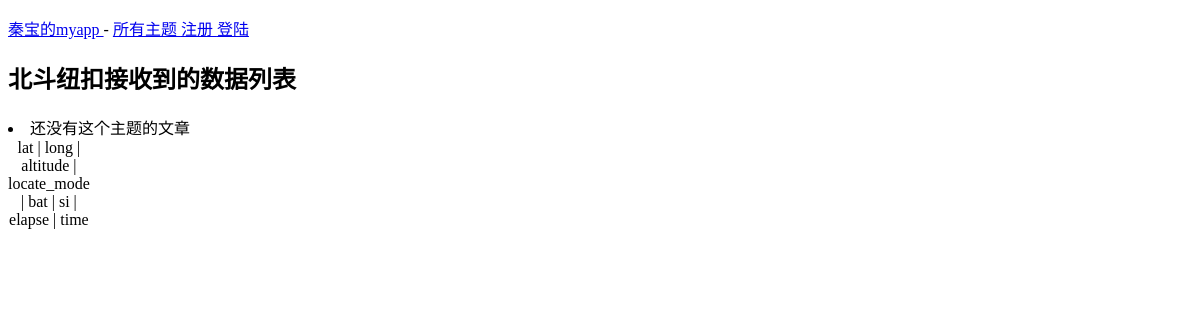
Before: /bdnk_data_list with the older database file.
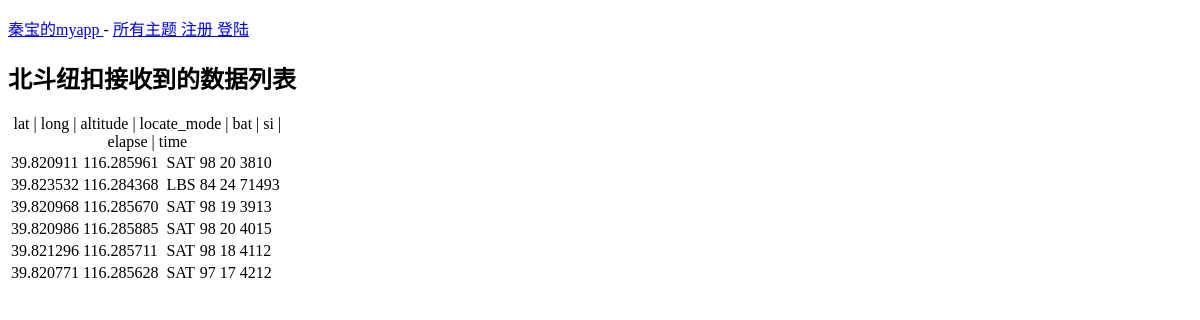
After: the same page with the newer database file.
### myapp/models.py (models this page shows, shortened)
class BdnkData(models.Model):
    sn = models.CharField(max_length=20,default='')
    imei = models.CharField(max_length=20,default='')
    lat = models.CharField(max_length=20,default='')
    long = models.CharField(max_length=20,default='')
    altitude = models.CharField(max_length=20,default='')
    locate_mode = models.CharField(max_length=20,default='')
    bat = models.CharField(max_length=20,default='')
    si = models.CharField(max_length=20,default='')
    elapse = models.CharField(max_length=30,default='')
    time = models.CharField(max_length=30,default='')

### myapp/views.py (the view)
# urls.py: re_path(r'^bdnk_data_list$', views.bdnk_data_list, name = 'bdnk_data_list'),
def bdnk_data_list(request):
    bdnk_datas = BdnkData.objects.all()
    context = {'bdnk_datas':bdnk_datas}
    return render(request, 'myapp/bdnk_data_list.html', context)

### myapp/templates/myapp/bdnk_data_list.html (shortened to what this page needs)
<!DOCTYPE html>
<html lang="en">
<head>
</head>
<body>
    {% extends 'myapp/base.html' %}
    {% block content111 %}
    <h2>北斗纽扣接收到的数据列表</h2>
    <table border="0">
        <caption>lat  |  long  |    altitude  |   locate_mode  |  bat  |  si  |  elapse    |   time </caption>
        {% for bdnkitem in bdnk_datas %}
            <tr>
                <td>{{bdnkitem.lat}}</td>
                <td>{{bdnkitem.long}}</td>
                <td>{{bdnkitem.altitude}}</td>
                <td>{{bdnkitem.locate_mode}}</td>
                <td>{{bdnkitem.bat}}</td>
                <td>{{bdnkitem.si}}</td>
                <td>{{bdnkitem.elapse}}</td>
                <td>{{bdnkitem.time}}</td>
            </tr>
        {% empty %}
            <li>
                还没有这个主题的文章
            </li>
        {% endfor %}
    </table>
    {% endblock content111 %}

Changed rows visible on the page:
added BdnkData: lat "39.820911", long "116.285961", locate_mode "SAT", bat "98", si "20", elapse "3810"
added BdnkData: lat "39.823532", long "116.284368", locate_mode "LBS", bat "84", si "24", elapse "71493"
added BdnkData: lat "39.820968", long "116.285670", locate_mode "SAT", bat "98", si "19", elapse "3913"
added BdnkData: lat "39.820986", long "116.285885", locate_mode "SAT", bat "98", si "20", elapse "4015"
added BdnkData: lat "39.821296", long "116.285711", locate_mode "SAT", bat "98", si "18", elapse "4112"
added BdnkData: lat "39.820771", long "116.285628", locate_mode "SAT", bat "97", si "17", elapse "4212"
Other visible differences:
text no longer shown: "还没有这个主题的文章"
